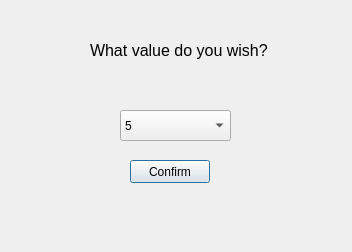
<?xml version="1.0" encoding="UTF-8"?>
<ui version="4.0">
 <class>ChooseValueDialog</class>
 <widget class="QDialog" name="ChooseValueDialog">
  <property name="geometry">
   <rect>
    <x>0</x>
    <y>0</y>
    <width>352</width>
    <height>252</height>
   </rect>
  </property>
  <property name="windowTitle">
   <string>Dialog</string>
  </property>
  <widget class="QLabel" name="lblHeadline">
   <property name="geometry">
    <rect>
     <x>90</x>
     <y>40</y>
     <width>181</width>
     <height>21</height>
    </rect>
   </property>
   <property name="font">
    <font>
     <pointsize>12</pointsize>
    </font>
   </property>
   <property name="locale">
    <locale language="English" country="UnitedStates"/>
   </property>
   <property name="text">
    <string>What value do you wish?</string>
   </property>
  </widget>
  <widget class="QPushButton" name="pushButton">
   <property name="geometry">
    <rect>
     <x>130</x>
     <y>160</y>
     <width>80</width>
     <height>23</height>
    </rect>
   </property>
   <property name="text">
    <string>Confirm</string>
   </property>
  </widget>
  <widget class="QComboBox" name="comboBox">
   <property name="geometry">
    <rect>
     <x>120</x>
     <y>110</y>
     <width>111</width>
     <height>31</height>
    </rect>
   </property>
   <item>
    <property name="text">
     <string>5</string>
    </property>
   </item>
   <item>
    <property name="text">
     <string>6</string>
    </property>
   </item>
   <item>
    <property name="text">
     <string>7</string>
    </property>
   </item>
   <item>
    <property name="text">
     <string>8</string>
    </property>
   </item>
   <item>
    <property name="text">
     <string>9</string>
    </property>
   </item>
   <item>
    <property name="text">
     <string>10</string>
    </property>
   </item>
   <item>
    <property name="text">
     <string>Queen</string>
    </property>
   </item>
  </widget>
 </widget>
 <resources/>
 <connections/>
</ui>
